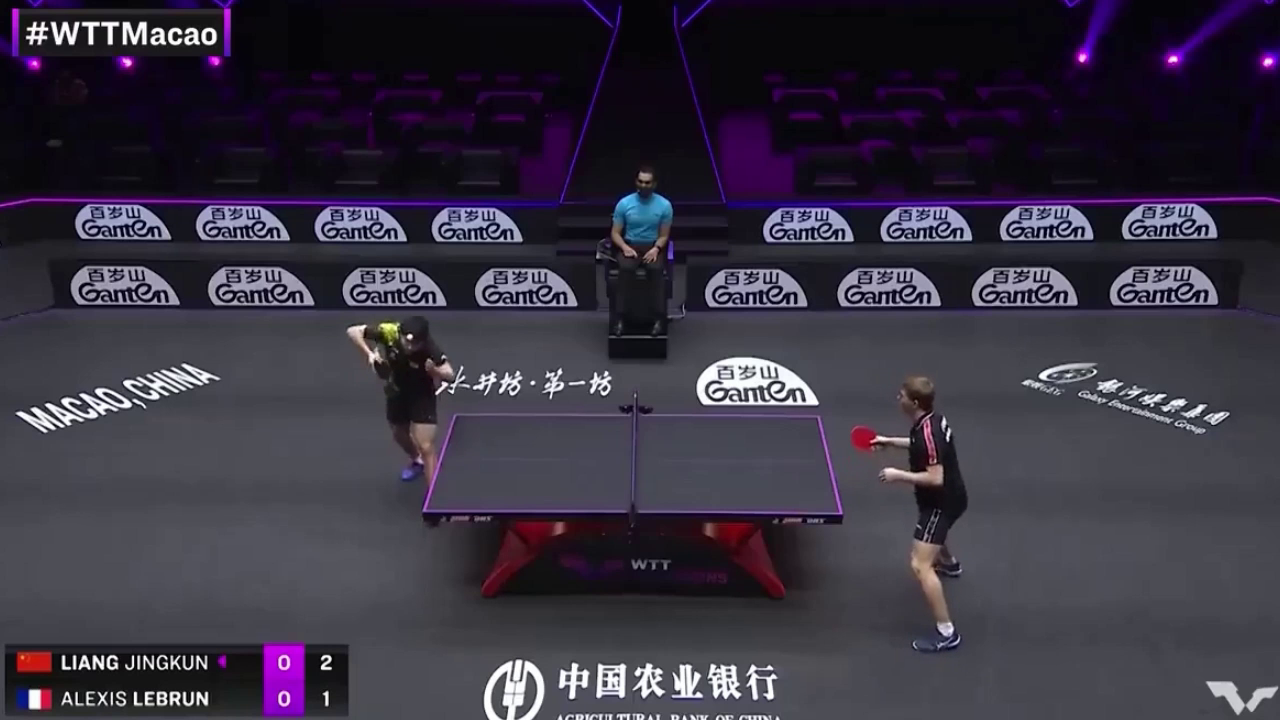
#> input picture frame 8 of samples/vibration.mp4, 1280 x 720 px, given in place of set_1_point_10.mp4, which was not available
$ python optical_flow_track.py
#> lines starting #> are read from the running program, lines starting #| are printed output that depends on the picture; pictures that were not available may be replaced by others from this repository, and a replacement may not be noted
import cv2
import numpy as np
def lucas_kanade_method(video_path):
    # Read the video
#> called with video_path = 'set_1_point_10.mp4'
    cap = cv2.VideoCapture(video_path)

    # Parameters for ShiTomasi corner detection
    feature_params = dict(maxCorners=100, qualityLevel=0.3, minDistance=7, blockSize=7)

    # Parameters for Lucas Kanade optical flow
    lk_params = dict(
        winSize=(15, 15),
        maxLevel=2,
        criteria=(cv2.TERM_CRITERIA_EPS | cv2.TERM_CRITERIA_COUNT, 10, 0.03),
    )

    # Create random colors
    color = np.random.randint(0, 255, (100, 3))

    # Take first frame and find corners in it
    ret, old_frame = cap.read()
#> old_frame is the input picture: shape (720, 1280, 3); mean B, G, R 65.3, 51.1, 56.4
    old_gray = cv2.cvtColor(old_frame, cv2.COLOR_BGR2GRAY)
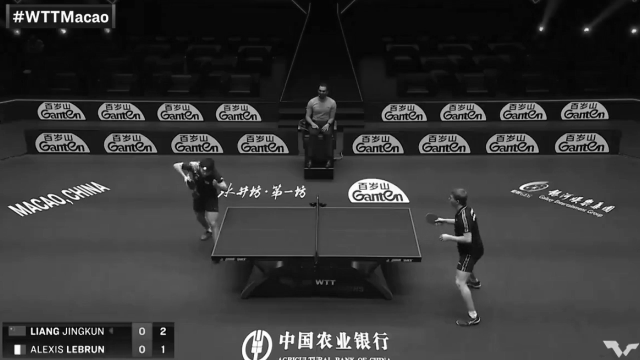
#> old_gray: shape (720, 1280) (shown at 1/2 size); min 0, max 255, mean 54.3
    p0 = cv2.goodFeaturesToTrack(old_gray, mask=None, **feature_params)
#> p0 = 100 rows, first 8: [328, 658], [147, 694], [187, 666], [130, 667], [164, 702], [164, 666], [112, 659], [164, 694]

    # Create a mask image for drawing purposes
    mask = np.zeros_like(old_frame)
    while True:
        # Read new frame
        ret, frame = cap.read()
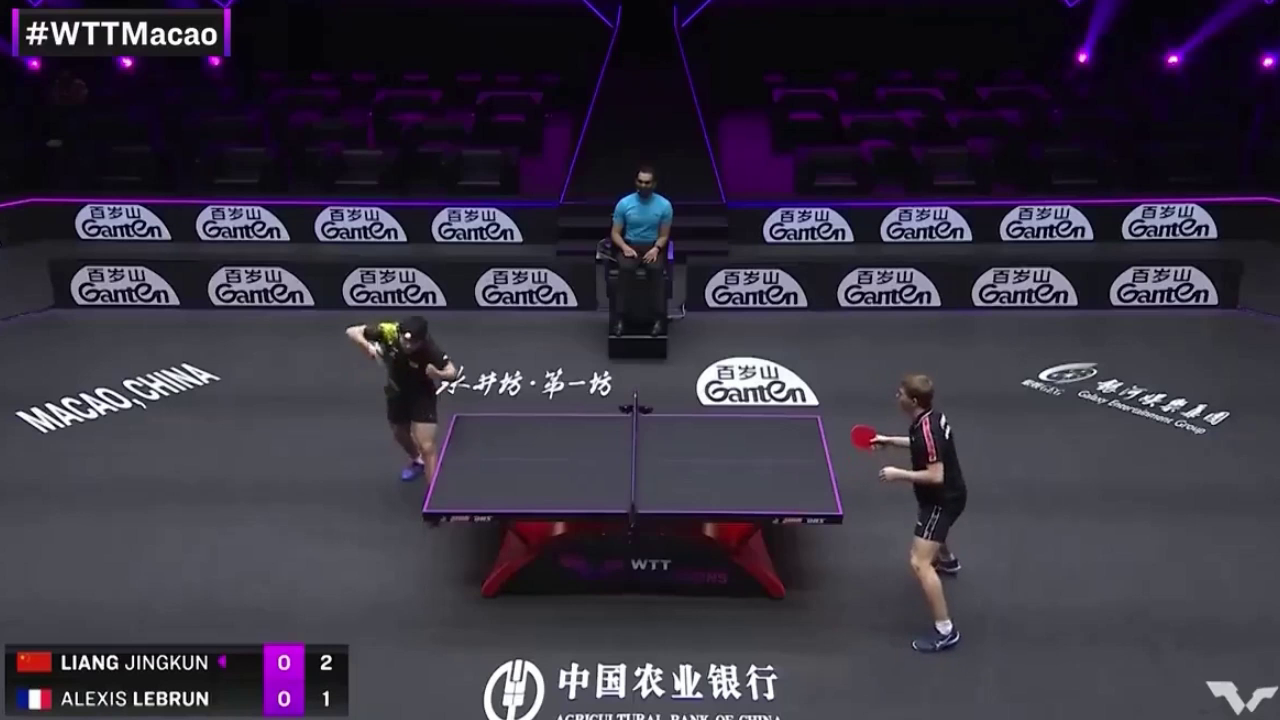
#> input picture frame 9 of samples/vibration.mp4, 1280 x 720 px, given in place of set_1_point_10.mp4, which was not available
#> frame is the input picture: shape (720, 1280, 3); mean B, G, R 65.3, 51.1, 56.4
        if not ret:
            break
        frame_gray = cv2.cvtColor(frame, cv2.COLOR_BGR2GRAY)

        # Calculate Optical Flow
        p1, st, err = cv2.calcOpticalFlowPyrLK(
            old_gray, frame_gray, p0, None, **lk_params
        )
#> p1 has the same summary as p0; st = 100 values from 1 to 1; err = 100 values, max 11.72 at index 58, min 0 at index 0, mean 0.227
        # Select good points
        good_new = p1[st == 1]
#> good_new = 100 pairs, first value 29 to 1168, second value 23 to 716
        good_old = p0[st == 1]
#> good_old has the same summary as good_new

        # Draw the tracks
        for i, (new, old) in enumerate(zip(good_new, good_old)):
            a, b = map(int,new.ravel())
            c, d = map(int,old.ravel())
            mask = cv2.line(mask,(a, b), (c, d), color[i].tolist(), 2)
            frame = cv2.circle(frame, (a, b), 5, color[i].tolist(), -1)
#> this loop made 100 passes
#> (a, b, c, d) on passes 1 to 8: (328, 657, 328, 658), (146, 693, 147, 694), (187, 666, 187, 666), (130, 667, 130, 667), (164, 702, 164, 702), (164, 666, 164, 666), (112, 659, 112, 659), (163, 694, 164, 694)
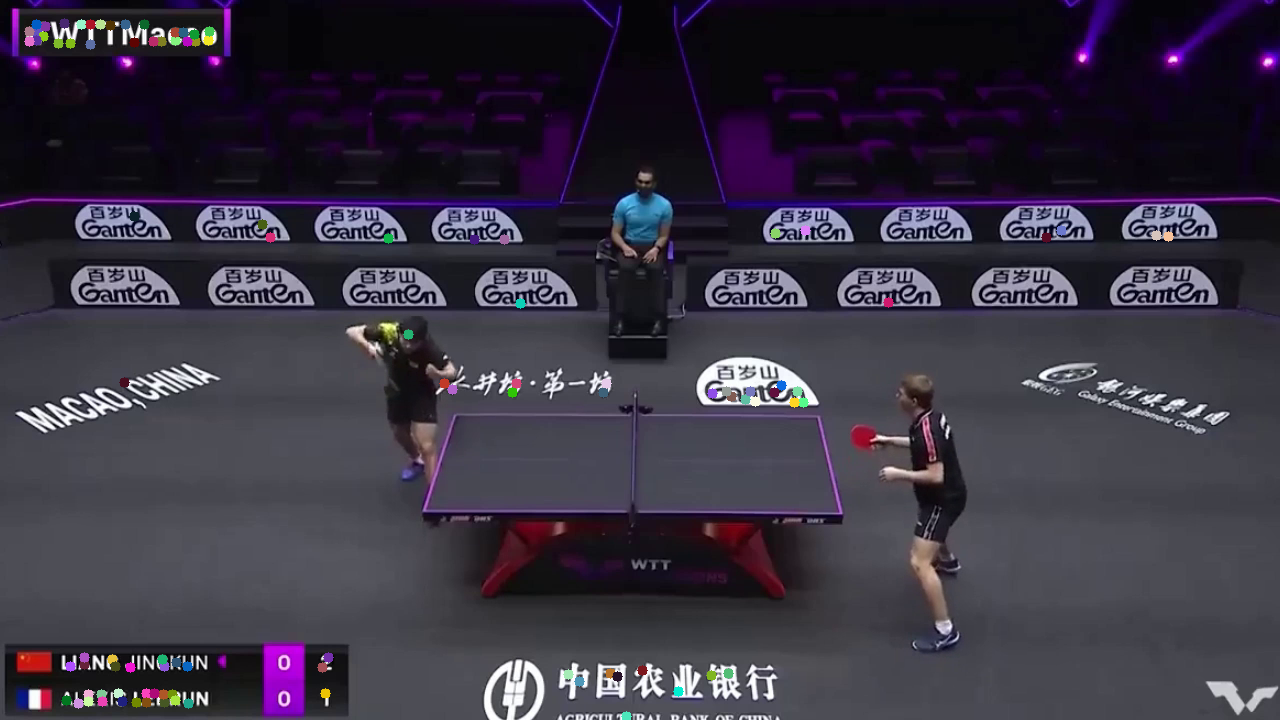
#> frame: shape (720, 1280, 3); mean B, G, R 65.1, 51.1, 56.4
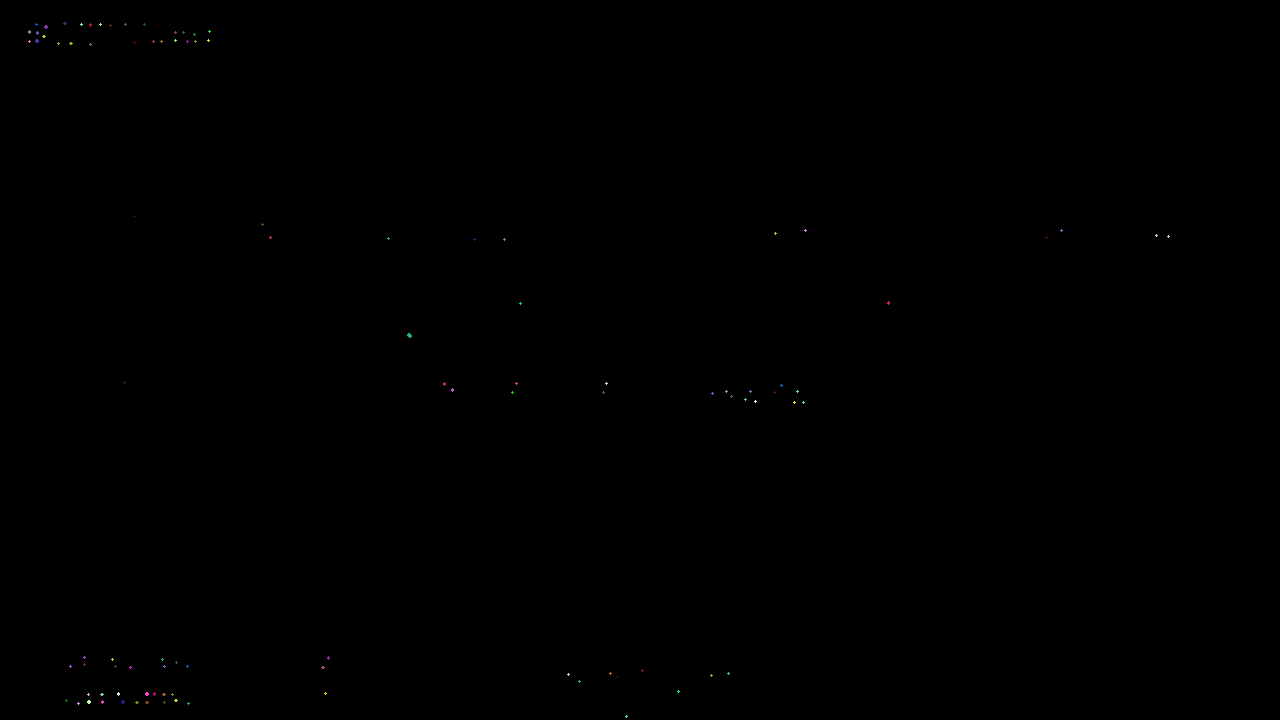
#> mask: shape (720, 1280, 3); mean of channels 0, 1, 2 0.1, 0.1, 0.1; drawn as B, G, R

        # Display the demo
        img = cv2.add(frame, mask)
        cv2.imshow("frame", img)
        k = cv2.waitKey(25) & 0xFF
#> (key Esc is pressed here)
        if k == 27:
            break

    # Update the previous frame and previous points
    old_gray = frame_gray.copy()
    p0 = good_new.reshape(-1, 1, 2)
if __name__=="__main__":
    lucas_kanade_method("set_1_point_10.mp4")
